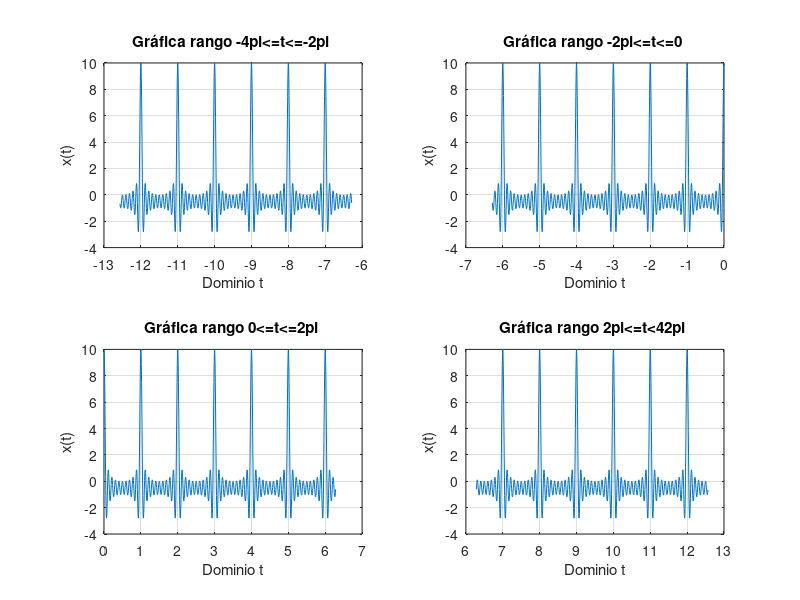

Reproduce this figure in MATLAB.
%% Práctica 1: Señales en tiempo continuo.
%
% *Integrantes:*
%
% * Arellano Paz Angel Ulises
% * Cardoso Arias Javier
% * Gachuz Hernández Karla Denisse
% * García Arteaga Alejandro
% * López Galván José Rodolfo
%
% *Objetivos:* 
%
% * Manipulación básica de MATLAB
% * Gráficas de señales reales y complejas continuas
% * Transformación de señales continuas (escalamientos y traslaciones)
% * Calculo de energía y potencia de señales continuas

%%



%%  1) Working with functions.
%
% Working with functions is fundamental to signals and systems applications. MATLAB provides several methods of defining and evaluating functions. An understanding and proficient use of these methods are therefore necessary and beneficial.

%%
% *11.1-1 Anonymous functions.*
%
% Many simple functions are most conveniently represented by using MATLAB anonymous functions. An anonymous function provides a symbolic representation of a function defined in terms of MATLAB operators, functions, or other anonymous functions. For example, consider defining the exponentially damped sinusoid $f (t) = e −t cos(2π t)$.

f = @(t) exp(-t).*cos(2*pi*t);

%%
% In this context, the @ symbol identifies the expression as an anonymous function, which is assigned a name of f. Parentheses following the @ symbol are used to identify the function’s independent variables (input arguments), which in this case is the single time variable t. Input arguments, such as t, are local to the anonymous function and are not related to any workspace variables with the same names.
%
% Once defined, $f (t)$ can be evaluated simply by passing the input values of interest. For example,

t =0; f(t)

%%
% evaluates $f (t)$ at t = 0, confirming the expected result of unity. The same result is obtained by passing t = 0 directly.

%%
% Vector inputs allow the evaluation of multiple values simultaneously, Consider the task of plotting $f(t)$ over the interval $(-2 \leq t \leq 2)$. Gross function behavior is clear:  $f(t)$ should oscilate four times with a decaying envelope. Since accurate hand sketches are cumberstone, MATLAB-generated plots are an attractive alternative. As the following example illustrates, care must be taken to ensure reliable results.
%
% Suppose the vector t is chosen to include onlu the integers contained in $(-2 \leq t \leq 2)$, namely, [−2, −1, 0, 1, 2].

t = (-2:2);

%%
% This vector input is evaluated from a vector output.

f(t)

%%
% The plot command graphs the result, which is shown in Fig. 1.46 

%%
%
%  >> plot(t,f(t));
%  >> xlabel(’t’); ylabel(’f(t)’); grid;
%

%%
% Grid lines, added by using the grid command, aid feature identification. Unfortunately, the
% plot does not illustrate the expected oscillatory behavior. More points are required to adequately
% represent f (t).
% The question, then, is how many points is enough? † If too few points are chosen, information
% is lost. If too many points are chosen, memory and time are wasted. A balance is needed. For
% oscillatory functions, plotting 20 to 200 points per oscillation is normally adequate. For the present
% case, t is chosen to give 100 points per oscillation.

plot(t, f(t));
xlabel('t');
ylabel('f(t)');
grid;
%%
% *Figure 1.46* $f(t) = e^{-t}cos(2\pi t)$ for $t = (-2::2)$.

t1 = (-2:0.01:2);
plot(t1, f(t1));
xlabel('t');
ylabel('f(t)');
grid;
%%
% *Figure 1.47* $f(t) = e^{-t}cos(2\pi t)$ for $t = (-2:0.01:2)$.

%%
% *1.11-2 Relational Operators and the Unit Step Function.*
%
% The unit step function $u(t)$ arises naturally in many practical situations. For example, a unit step can
% model the act of turning on a system. With the help of relational operators, anonymous functions
% can represent the unit step function.
% In MATLAB, a relational operator compares two items. If the comparison is true, a logical true
% (1) is returned. If the comparison is false, a logical false (0) is returned. Sometimes called indicator
% functions, relational operators indicates whether a condition is true. Six relational operators are
% available: <, >, <=, >=, ==, and ~=.
%   The unit step function is readily defined using the >= relational operator.

u = @(t) 1.0.*(t>=0);

%%
% Any function with a jump discontinuity, such as the unit step, is difficult to plot. Consider plotting
% $u(t)$ by using $t = (-2:2)$.

t = (-2:2);
plot(t, u(t));
xlabel ('t');
ylabel('u(t)');

%%
% *Figure 1.48* $u(t)$ for $t = (-2:2)$.ous functions, we could
% have used our previously defined unit step anonymous function to define p(t) as p = @(t)

%%
% Two significant problems are apparent in the resulting plot, shown in Fig. 1.48. First,
% MATLAB automatically scales plot axes to tightly bound the data. In this case, this normally
% desirable feature obscures most of the plot. Second, MATLAB connects plot data with lines,
% making a true jump discontinuity difficult to achieve. The coarse resolution of vector t emphasizes
% the effect by showing an erroneous sloping line between t = −1 and t = 0.
% The first problem is corrected by vertically enlarging the bounding box with the axis
% command. The second problem is reduced, but not eliminated, by adding points to vector t.

t = (-2:0.01:2);
plot(t, u(t));
xlabel('t');
ylabel('u(t)');
axis([-2 2 -0.1 1.1]);
title('Figure 1.48 u(t) for t = (-2:0.01:2)');

%%
% The four-element vector argument of axis specifies x axis minimum, x axis maximum, y axis
% minimum, and y axis maximum, respectively. The improved results are shown in Fig. 1.49.
% Relational operators can be combined using logical AND, logical OR, and logical negation: &,
% |, and ~, respectively. For example, (t>0) & (t<1) and ~((t<=0) $|$ (t>=1)) both test if 0 < t < 1.
% To demonstrate, consider defining and plotting the unit pulse p(t) = u(t) − u(t − 1), as shown in
% Fig. 1.50:

p =@(t) 1.0.*((t>=0)&(t<1));
t = (-1:0.01:2);
plot(t, p(t));
xlabel('t');
ylabel('p(t) = u(t) - u(t-1)');
axis([-1 2 -0.1 1.1]);
title('Figure 1.50 p(t) = u(t) − u(t − 1) over (−1 ≤ t ≤ 2).');
%%
% Since anonymous functions can be constructed using other anonymous functions, we could
% have used our previously defined unit step anonymous function to define p(t) as p = @(t)
% u(t)-u(t-1);.

%%
% For scalar operands, MATLAB also supports two short-circuit logical constructs. A
% short-circuit logical AND is performed by using &&, and a short-circuit logical OR is performed by
% using ||. Short-circuit logical operators are often more efficient than traditional logical operators
% because they test the second portion of the expression only when necessary. That is, when scalar
% expression A is found false in (A&&B), scalar expression B is not evaluated, since a false result
% is already guaranteed. Similarly, scalar expression B is not evaluated when scalar expression A is
% found true in (A||B), since a true result is already guaranteed.

%%
% *1.11-3 Visualizing Operations on the Independent Variable*

%%
% Two operations on a function’s independent variable are commonly encountered: shifting and
% scaling. Anonymous functions are well suited to investigate both operations.
% Consider $g(t) = f (t)u(t) = e −t cos (2π t)u(t)$, a causal version of $f(t)$. MATLAB easily
% multiplies anonymous functions. Thus, we create $g(t)$ by multiplying our anonymous functions
% for $f(t)$ and $u(t)$.

g = @(t) f(t).*u(t);

%%
% A combined shifting and scaling operation is represented by $g(at + b)$, where a and b are
% arbitrary real constants. As an example, consider plotting $g(2t + 1)$ over $(−2 ≤ t ≤ 2)$. With a = 2,
% the function is compressed by a factor of 2, resulting in twice the oscillations per unit t. Adding
% the condition b > 0 shifts the waveform to the left. Given anonymous function g, an accurate plot
% is nearly trivial to obtain.

t = (-2:0.01:2);
plot(t,g(2*t+1)); xlabel('t'); ylabel('g(2t+1)'); grid;
title('Figure 1.51 g(2t + 1) over (−2 ≤ t ≤ 2).');


%%
% Figure 1.51 confirms the expected waveform compression and left shift. As a final check, realize
% that function $g(·)$ turns on when the input argument is zero. Therefore, $g(2t + 1)$ should turn on
% when 2t + 1 = 0 or at t = −0.5, a fact again confirmed by Fig. 1.51.

%%
% Next, consider plotting $g(−t + 1)$ over $(−2 ≤ t ≤ 2)$. Since a < 0, the waveform will be
% reflected. Adding the condition b > 0 shifts the final waveform to the right.

plot(t,g(-t+1)); xlabel('t'); ylabel('g(-t+1)'); grid;
title('Figure 1.52 g(−t + 1) over (−2 ≤ t ≤ 2)');

%%
% Figure 1.52 confirms both the reflection and the right shift.
% Up to this point, Figs. 1.51 and 1.52 could be reasonably sketched by hand. Consider plotting
% the more complicated function $h(t) = g(2t + 1) + g(−t + 1)$ over $(−2 ≤ t ≤ 2)$ (Fig. 1.53); an
% accurate hand sketch would be quite difficult. With MATLAB, the work is much less burdensome.

plot(t,g(2*t+1)+g(-t+1)); xlabel('t'); ylabel('h(t)'); grid;
title('Figure 1.53 h(t) = g(2t + 1) + g(−t + 1) over (−2 ≤ t ≤ 2).');

%% 2) Resolución del problema 1.2-2

%%
% For the signal x(t) illustrated in Fig. P1.2-2, sketch
%%
% A) $x(t-4)$
%%
% B) $x(t/1.5)$
%%
% C) $x(-t)$
%%
% D) $x(2t-4)$
%%
% E) $x(2-t)$


u = @(t) 1.0.*(t>=0);

u1= @(t) 1.0.*((t>=-4)&(t<0));

u2=@(t) 1.0.*((t>=0)&(t<=2));

f=@(t) (-t.*u1(t)) + (t.*u2(t));

t = (-20:0.01:20);

plot(t,f(t))

axis([-5 5 -1 5]);

title('Fig. P1.2-2');

xlabel('t');

ylabel('x(t)');

%%
% *A)* $x(t-4)$



x1=@(t) f(t-4);

plot(t,x1(t));

axis([-1 9 -1 5]);

title('Inciso a');

xlabel('t');

ylabel('x(t-4)');

%%
% *B)* $x(t/1.5)$



x2=@(t) f(t/1.5);

plot(t,x2(t));

axis([-8 5 -1 5]);

title('Inciso b');

xlabel('t');

ylabel('x(t/1.5)');

%%
% *C)* $x(-t)$




x3=@(t) f(-t);

plot(t,x3(t));

axis([-5 5 -1 5]);

title('Inciso c');

xlabel('t');

ylabel('x(-t)');

%%
% *D)* $x(2t-4)$




x4=@(t) f(2.*t - 4);

plot(t,x4(t));

axis([-5 5 -1 5]);

title('Inciso d');

xlabel('t');

ylabel('x(2t-4)');

%%
% *E)* $x(2t-4)$




x5=@(t) f(2 - t);

plot(t,x5(t));

axis([-1 8 -1 5]);

title('Inciso e');

xlabel('t');

ylabel('x(2-t)');


t=(-3*pi:0.001:3*pi);

%%
% $X(t)=2^t*cos(2pit)$
%%
% $X_{impar(t)}=1/2(x(t)-x(-t))$
%%
% $X_{impar(t)}=(2^(-t-1))*cos(2pit)-(2^(t-1))*cos(-2pit)$


%% 3) Resolución del problema 1.11-1
%

for i=1:length(t)
if t(i)<=-pi
R(i)=-(2.^(t(i)-1)).*cos(-2*pi*t(i));
elseif t(i)>=pi
R(i)=(2.^(-t(i)-1)).*cos(2*pi*t(i));
else
R(i)=0;
end
end

plot(t,R);
ylabel('Ximpar(t)');
xlabel('t');
title('Ejercicio 1.11-1');
grid on;

%% 4) Contruscciòn de la gráfica. 
%
% Construye la grafica de

%% 
% $$x(t) = \sum_{k=1}^{10} cos(2\pi k t)$$
%
% para cuatro rangos (figura 2x2). Los ejes deben mostrarse en el origen además de la edición de su preferencia.
% Procedimiento:
%

clf;
subplot(2,2,1);
y=0;
t=linspace(-4*pi,-2*pi,1000);
for k=1:10
    
x=cos(2*pi*k*t);
y=y+x;
end
plot(t,y);
grid on;
ax = gca;
xlabel('Dominio t');
ylabel('x(t)');
title('Gráfica rango -4pi<=t<=-2pi ');



subplot(2,2,2);
y=0;
t=linspace(-2*pi,0,1000);
for k=1:10
    
x=cos(2*pi*k*t);
y=y+x;
end
plot(t,y);
grid on;
ax = gca;
xlabel('Dominio t');
ylabel('x(t)');

title('Gráfica rango -2pi<=t<=0 ');



subplot(2,2,3);
y=0;
t=linspace(0,2*pi,1000);
for k=1:10
    
x=cos(2*pi*k*t);
y=y+x;
end
plot(t,y);
grid on;
ax = gca;
xlabel('Dominio t');
ylabel('x(t)');
title('Gráfica rango 0<=t<=2pi ');



subplot(2,2,4);
y=0;
t=linspace(2*pi,4*pi,1000);
for k=1:10
    
x=cos(2*pi*k*t);
y=y+x;
end
plot(t,y);
grid on;
ax = gca;
xlabel('Dominio t');
ylabel('x(t)');
title('Gráfica rango 2pi<=t<42pi ');
